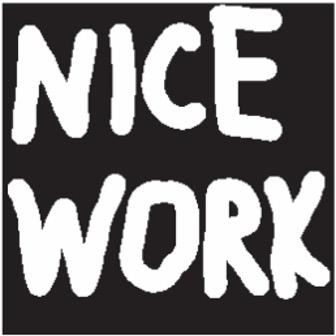
#> input picture NTNU-image-processing/hw9/assets/input/sample.jpg, 336 x 336 px
$ python main.py
#> lines starting #> are read from the running program, lines starting #| are printed output that depends on the picture; after the words box and inside, x2 and y2 are one past the last pixel; in counts of white or black regions, pixels touching at a corner belong together
import cv2
import numpy as np

# Paths for the image files
SAMPLE_IMG = "./assets/input/sample.jpg"
RESULT_3X3 = "./assets/output/result-3x3.jpg"
RESULT_4X4 = "./assets/output/result-4x4.jpg"

def skeletonize(img: np.ndarray, kernel_size: tuple) -> np.ndarray:

    # Lantuéjoul's method suggests a cross-like structuring element
    kernel = cv2.getStructuringElement(cv2.MORPH_CROSS, kernel_size)

    size = np.size(img)
    skeleton = np.zeros(img.shape, np.uint8)

    while True:

        # Erosion
        eroded = cv2.erode(img, kernel)
        # Opening
        opening = cv2.morphologyEx(eroded, cv2.MORPH_OPEN, kernel)
        # Subtraction
        tmp = cv2.subtract(eroded, opening)
        # Union of skeletons
        skeleton = cv2.bitwise_or(skeleton, tmp)
        # Update img for next iteration
        img = eroded.copy()

        # If no more changes, break the loop
        if cv2.countNonZero(img) == 0:
            break

    return skeleton


def main():

    # Load the image in grayscale
    img = cv2.imread(SAMPLE_IMG, 0)
#> img: shape (336, 336); min 8, max 255, mean 119.1
    threshold_img = cv2.threshold(img, 127, 255, cv2.THRESH_BINARY)[1]
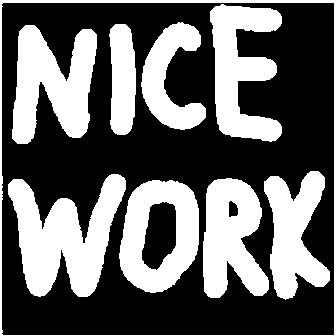
#> threshold_img: shape (336, 336); 39.7% white; 9 white regions, largest, box (x1, y1, x2, y2) and area: (8, 174, 126, 297) 7957, (12, 25, 97, 144) 6367, (210, 4, 282, 142) 5810

    # Apply the skeletonization method
    skeleton_3x3 = skeletonize(threshold_img, (3, 3))
#> in skeletonize, `size = np.size(img)`: size = 112896
#> the loop in skeletonize, `while True:` made 21 passes
#> pass 1, in skeletonize, `opening = cv2.morphologyEx(eroded, cv2.MORPH_OPEN, kernel)`:
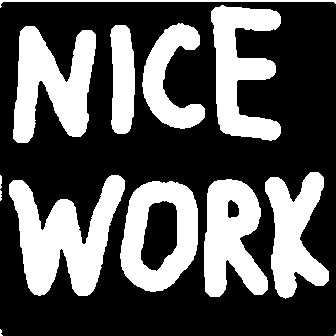
#> opening: shape (336, 336); 34.9% white; 13 white regions (3 under 20 px), largest, box (x1, y1, x2, y2) and area: (9, 175, 125, 296) 7378, (13, 26, 96, 143) 5872, (211, 5, 281, 141) 5307
#> after the loop in skeletonize, `while True:`: eroded: shape (336, 336); every value is 0
#> after the loop in skeletonize, `while True:`:
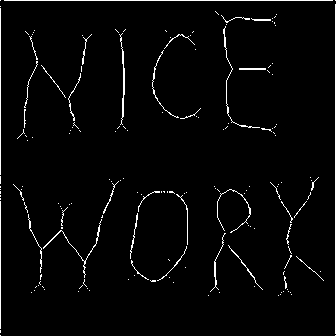
#> skeleton: shape (336, 336); 2.8% white in thin lines or dots
    skeleton_4x4 = skeletonize(threshold_img, (4, 4))
#> call 2 of skeletonize, with kernel_size = (4, 4)
#> the loop in skeletonize (call 2), `while True:` made 16 passes
#> pass 1, in skeletonize (call 2), `eroded = cv2.erode(img, kernel)`:
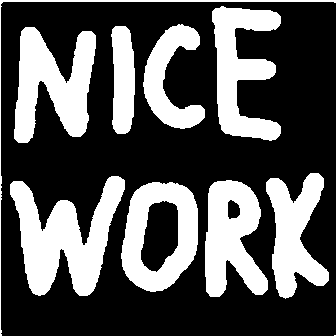
#> eroded: shape (336, 336); 33.6% white; 10 white regions (1 under 20 px), largest, box (x1, y1, x2, y2) and area: (10, 176, 125, 296) 7071, (14, 27, 96, 143) 5616, (212, 6, 281, 141) 5036
#> pass 1, in skeletonize (call 2), `opening = cv2.morphologyEx(eroded, cv2.MORPH_OPEN, kernel)`:
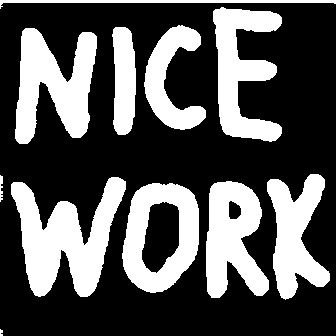
#> opening: shape (336, 336); 33.6% white; 11 white regions (1 under 20 px), largest, box (x1, y1, x2, y2) and area: (11, 177, 126, 297) 7058, (15, 28, 97, 144) 5618, (213, 7, 282, 142) 5012
#> pass 1, in skeletonize (call 2), `tmp = cv2.subtract(eroded, opening)`:
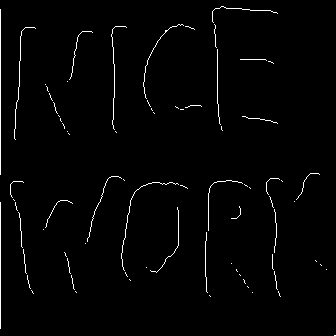
#> tmp: shape (336, 336); 1.6% white in thin lines or dots
#> after the loop in skeletonize (call 2), `while True:`:
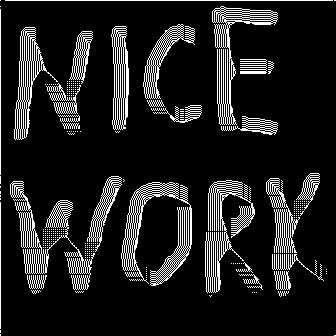
#> skeleton: shape (336, 336); 12.3% white in thin lines or dots

    # Save the results
    cv2.imwrite(RESULT_3X3, skeleton_3x3)
    cv2.imwrite(RESULT_4X4, skeleton_4x4)

if __name__ == "__main__":
    main()
